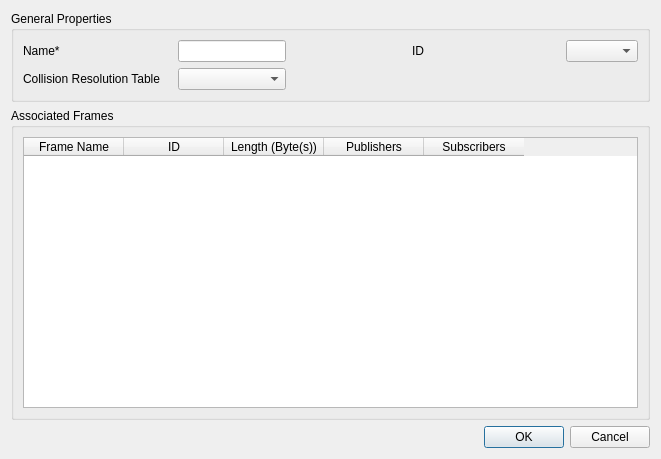
<?xml version="1.0" encoding="UTF-8"?>
<ui version="4.0">
 <class>EventFrameEditDlg</class>
 <widget class="QDialog" name="EventFrameEditDlg">
  <property name="geometry">
   <rect>
    <x>0</x>
    <y>0</y>
    <width>661</width>
    <height>459</height>
   </rect>
  </property>
  <property name="windowTitle">
   <string>Create Event Triggered Frame</string>
  </property>
  <property name="windowIcon">
   <iconset>
    <normaloff>:/LDFEditorIcons/Resources/icons/Frame.png</normaloff>:/LDFEditorIcons/Resources/icons/Frame.png</iconset>
  </property>
  <layout class="QHBoxLayout" name="horizontalLayout_3">
   <item>
    <layout class="QVBoxLayout" name="verticalLayout">
     <item>
      <widget class="QGroupBox" name="groupBox">
       <property name="title">
        <string>General Properties</string>
       </property>
       <layout class="QHBoxLayout" name="horizontalLayout">
        <item>
         <layout class="QGridLayout" name="gridLayout">
          <item row="0" column="0">
           <widget class="QLabel" name="lableName">
            <property name="minimumSize">
             <size>
              <width>135</width>
              <height>0</height>
             </size>
            </property>
            <property name="text">
             <string>Name*</string>
            </property>
           </widget>
          </item>
          <item row="0" column="1">
           <widget class="QLineEdit" name="editName">
            <property name="sizePolicy">
             <sizepolicy hsizetype="Fixed" vsizetype="Fixed">
              <horstretch>0</horstretch>
              <verstretch>0</verstretch>
             </sizepolicy>
            </property>
           </widget>
          </item>
          <item row="0" column="4">
           <widget class="QComboBox" name="comboFrameId">
            <property name="sizePolicy">
             <sizepolicy hsizetype="Fixed" vsizetype="Fixed">
              <horstretch>0</horstretch>
              <verstretch>0</verstretch>
             </sizepolicy>
            </property>
           </widget>
          </item>
          <item row="1" column="0">
           <widget class="QLabel" name="label_4">
            <property name="minimumSize">
             <size>
              <width>135</width>
              <height>0</height>
             </size>
            </property>
            <property name="text">
             <string>Collision Resolution Table</string>
            </property>
           </widget>
          </item>
          <item row="1" column="1">
           <widget class="QComboBox" name="comboCollisionTable"/>
          </item>
          <item row="0" column="3">
           <widget class="QLabel" name="label_2">
            <property name="minimumSize">
             <size>
              <width>135</width>
              <height>0</height>
             </size>
            </property>
            <property name="text">
             <string>ID</string>
            </property>
           </widget>
          </item>
          <item row="0" column="2">
           <spacer name="horizontalSpacer">
            <property name="orientation">
             <enum>Qt::Horizontal</enum>
            </property>
            <property name="sizeType">
             <enum>QSizePolicy::Maximum</enum>
            </property>
            <property name="sizeHint" stdset="0">
             <size>
              <width>120</width>
              <height>20</height>
             </size>
            </property>
           </spacer>
          </item>
         </layout>
        </item>
       </layout>
      </widget>
     </item>
     <item>
      <widget class="QGroupBox" name="groupBox_2">
       <property name="title">
        <string>Associated Frames</string>
       </property>
       <layout class="QHBoxLayout" name="horizontalLayout_2">
        <item>
         <widget class="LDFCommonTableWidget" name="tableFrames">
          <column>
           <property name="text">
            <string>Frame Name</string>
           </property>
          </column>
          <column>
           <property name="text">
            <string>ID</string>
           </property>
          </column>
          <column>
           <property name="text">
            <string>Length (Byte(s))</string>
           </property>
          </column>
          <column>
           <property name="text">
            <string>Publishers</string>
           </property>
          </column>
          <column>
           <property name="text">
            <string>Subscribers</string>
           </property>
          </column>
         </widget>
        </item>
       </layout>
      </widget>
     </item>
     <item>
      <widget class="QDialogButtonBox" name="buttonOption">
       <property name="orientation">
        <enum>Qt::Horizontal</enum>
       </property>
       <property name="standardButtons">
        <set>QDialogButtonBox::Cancel|QDialogButtonBox::Ok</set>
       </property>
      </widget>
     </item>
    </layout>
   </item>
  </layout>
  <zorder></zorder>
 </widget>
 <customwidgets>
  <customwidget>
   <class>LDFCommonTableWidget</class>
   <extends>QTableWidget</extends>
   <header>ldfcommontablewidget.h</header>
  </customwidget>
 </customwidgets>
 <resources/>
 <connections/>
</ui>
